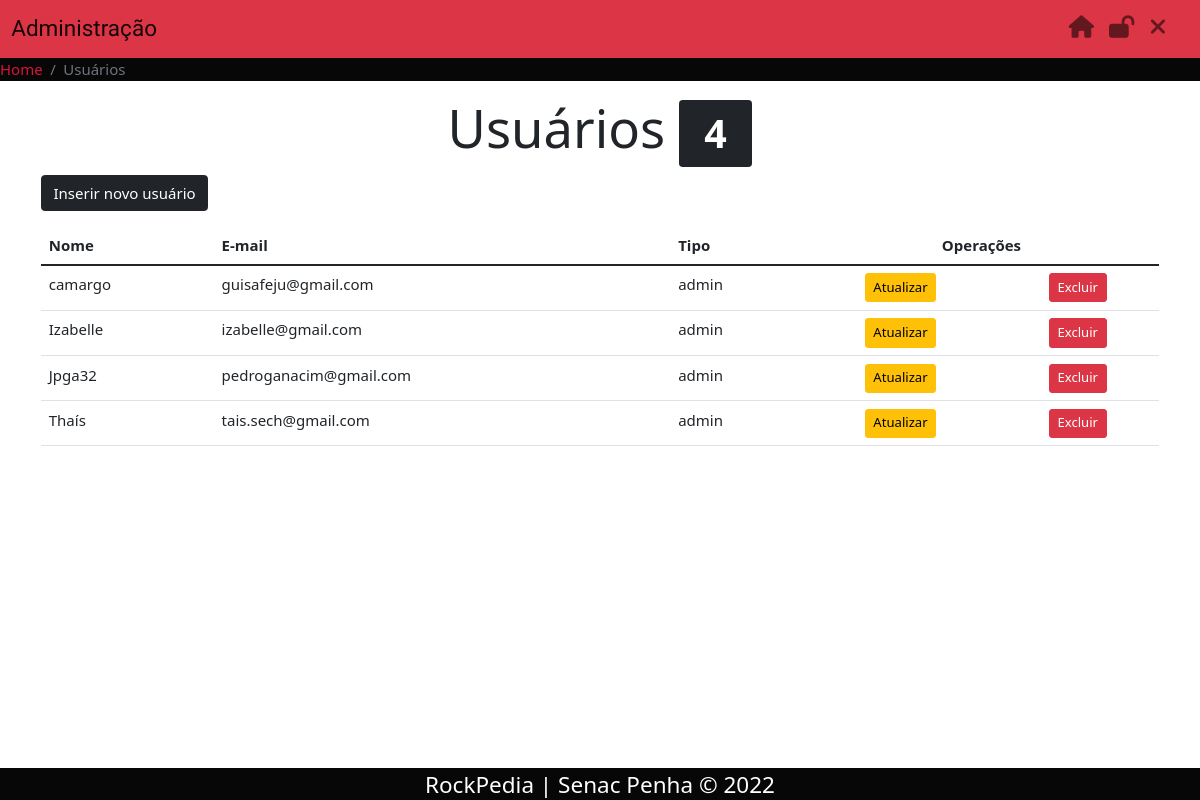
Page /admin/usuarios.php (signed in) on the committed database.
### tables this page shows
CREATE TABLE `usuarios` (
  `id` smallint(6) NOT NULL,
  `nome` varchar(45) NOT NULL,
  `email` varchar(40) NOT NULL,
  `senha` varchar(255) NOT NULL,
  `tipo` enum('admin','editor') NOT NULL
);

### includes/funcoes-usuarios.php (called while the page is built, shortened)
<?php
function lerUsuarios(mysqli $conexao): array
{
    $sql = "SELECT id, nome, email, tipo FROM usuarios ORDER BY nome";
    $resultado = mysqli_query($conexao, $sql) or die(mysqli_error($conexao));
    $usuarios = [];
    while ($usuario = mysqli_fetch_assoc($resultado)) {
        array_push($usuarios, $usuario);
    }
    return $usuarios;
}

### admin/usuarios.php (the view, shortened to what this page needs)
<?php
require "../includes/funcoes-usuarios.php";
require "../includes/header-admin.php";
$usuarios = lerUsuarios($conexao);
$quantidade = count($usuarios);
?>
<h2 class="text-center display-4">
	Usuários <span class="badge bg-dark"><?= $quantidade ?></span>
</h2>
<p class="lead text-right">
	<a class="btn btn-dark" href="usuario-insere.php">Inserir novo usuário</a>
</p>
<div class="table-responsive">
	<table class="table table-hover">
		<thead class="thead-light">
			<tr>
				<th>Nome</th>
				<th>E-mail</th>
				<th>Tipo</th>
				<th colspan="2" class="text-center">Operações</th>
			</tr>
		</thead>
		<tbody>
			<?php
			foreach ($usuarios as $usuario) {
			?>
				<tr>
					<td> <?= $usuario['nome'] ?> </td>
					<td> <?= $usuario['email'] ?> </td>
					<td> <?= $usuario['tipo'] ?> </td>
					<td class="text-center">
						<a class="btn btn-warning btn-sm" href="usuario-atualiza.php?id=<?= $usuario['id'] ?>">
							Atualizar
						</a>
					</td>
					<td class="text-center">
						<a class="btn btn-danger btn-sm excluir" href="usuario-exclui.php?id=<?= $usuario['id'] ?>">
							Excluir
						</a>
					</td>
				</tr>
			<?php } ?>
		</tbody>
	</table>
</div>
<?php
require "../includes/footer-admin.php";
?>

### css/style.css (style rules this page uses)
*, *::after, *::before { box-sizing: border-box; margin: 0; padding: 0; }
html { font-size: 15px; font-family: 'poppins', 'Segoe UI', Tahoma, Geneva, Verdana, sans-serif; }
p { text-align: justify; }
.lead { font-size: 1.5rem; }

### rows in the picture
usuarios: nome "camargo", email "guisafeju@gmail.com", tipo "admin"
usuarios: nome "Izabelle", email "izabelle@gmail.com", tipo "admin"
usuarios: nome "Jpga32", email "pedroganacim@gmail.com", tipo "admin"
usuarios: nome "Thaís", email "tais.sech@gmail.com", tipo "admin"

### other values in the picture
$titulo "Usuários"
$quantidade "4"
